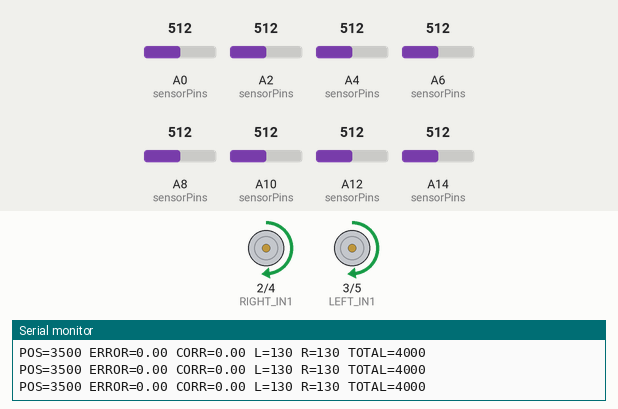
Recording of a sketch running on a simulated Arduino Mega 2560, built with avr-gcc and run on an emulated ATmega2560. Parts: motor-driver pin pairs drawn as motors (green arrow = first pin HIGH = forward, orange = second pin HIGH = backward, longer = more drive, scaled by the enable pin), the last lines printed to the serial monitor. The test bench sets the inputs (shaded band); at power-on: A0 (sensorPins) = 512, A2 (sensorPins) = 512, A14 (sensorPins) = 512, A8 (sensorPins) = 512, A6 (sensorPins) = 512, A4 (sensorPins) = 512, A10 (sensorPins) = 512, A12 (sensorPins) = 512.

Above: at 15.2 s.
15.3 s: A0 (sensorPins) set to 513
At 15.9 s:
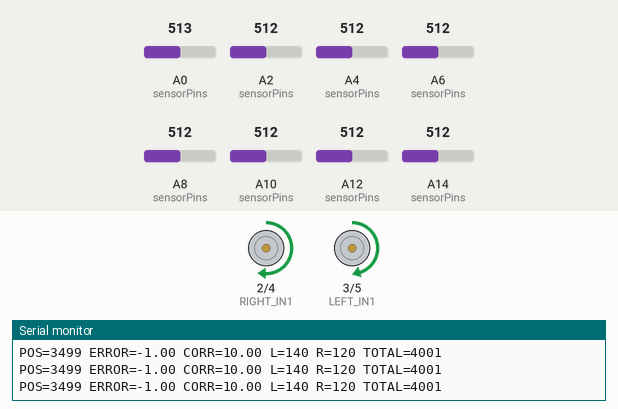
16.8 s: A2 (sensorPins) set to 716
At 18.0 s:
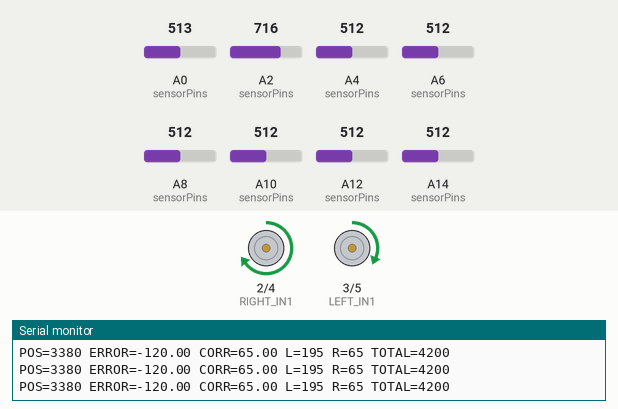
18.3 s: A14 (sensorPins) set to 638
19.8 s: A14 (sensorPins) set to 651
At 20.4 s:
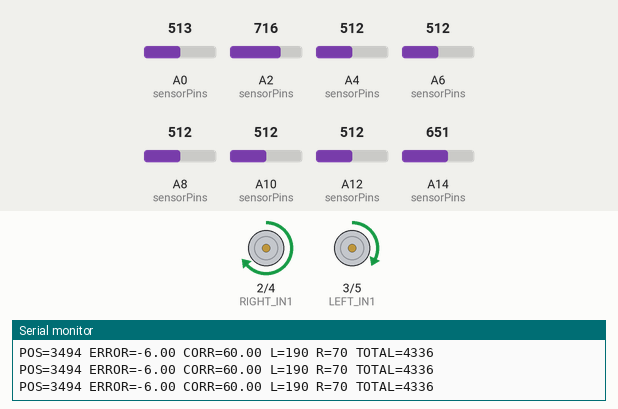
21.3 s: A8 (sensorPins) set to 716
At 22.5 s:
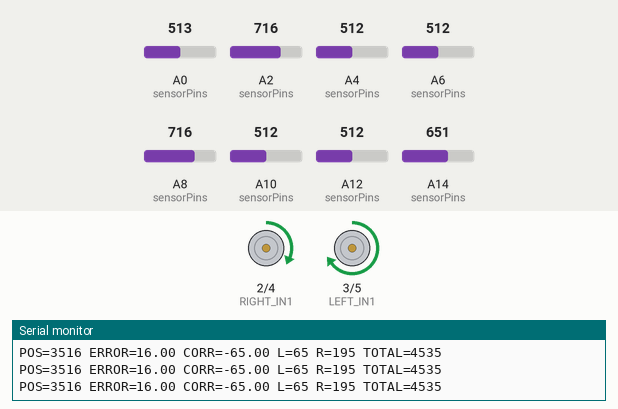
22.8 s: A6 (sensorPins) set to 586
24.3 s: A6 (sensorPins) set to 611
At 25.1 s:
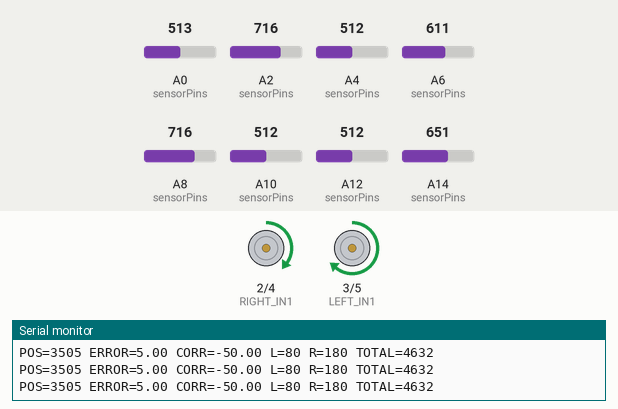
Timing chart, 0 to 26.8 s (numbered marks = the images above; inputs shaded):
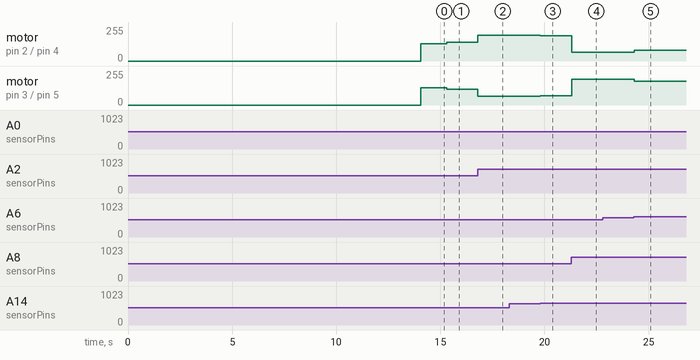

The sketch:

Robocup.ino
```cpp
#include <QTRSensors.h>

QTRSensors qtr;

const uint8_t SensorCount = 8;
uint16_t sensorValues[SensorCount];

// ============================================================
// QTR-8A
// ============================================================

const uint8_t sensorPins[SensorCount] = {
  A0, A2, A4, A6,
  A8, A10, A12, A14
};

// ============================================================
// L298N
// ============================================================

const uint8_t LEFT_IN1 = 3;
const uint8_t LEFT_IN2 = 5;
const uint8_t LEFT_PWM = 7;

const uint8_t RIGHT_IN1 = 2;
const uint8_t RIGHT_IN2 = 4;
const uint8_t RIGHT_PWM = 6;

// ============================================================
// LINE
// ============================================================

const int POSITION_CENTER = 3500;

// ============================================================
// SPEED
// ============================================================

const int BASE_SPEED = 130;
const int MIN_SPEED = 45;
const int MAX_SPEED = 200;

const int MAX_CORRECTION = 65;

// ============================================================
// PID
// ============================================================

float Kp = -10;
float Ki = 0.0;
float Kd = -0.015;

float previousError = 0;
float integral = 0;

const float INTEGRAL_LIMIT = 2000;

// ============================================================
// LINE LOST DETECTION
// ============================================================

// If all sensors are below this value,
// we consider the line lost.
const uint16_t LINE_THRESHOLD = 150;

// Remember which direction the line was last seen.
int lastDirection = 0;

// ============================================================
// MOTOR CONTROL
// ============================================================

void setMotor(int leftSpeed, int rightSpeed)
{
  // ----------------------------------------------------------
  // BOTH MOTORS ALWAYS FORWARD
  // ----------------------------------------------------------

  digitalWrite(LEFT_IN1, HIGH);
  digitalWrite(LEFT_IN2, LOW);

  digitalWrite(RIGHT_IN1, HIGH);
  digitalWrite(RIGHT_IN2, LOW);

  // ----------------------------------------------------------
  // SAFETY LIMITS
  // ----------------------------------------------------------

  leftSpeed = constrain(leftSpeed, MIN_SPEED, MAX_SPEED);
  rightSpeed = constrain(rightSpeed, MIN_SPEED, MAX_SPEED);

  analogWrite(LEFT_PWM, leftSpeed);
  analogWrite(RIGHT_PWM, rightSpeed);
}

// ============================================================
// SETUP
// ============================================================

void setup()
{
  Serial.begin(115200);

  // ----------------------------------------------------------
  // MOTOR PINS
  // ----------------------------------------------------------

  pinMode(LEFT_IN1, OUTPUT);
  pinMode(LEFT_IN2, OUTPUT);
  pinMode(LEFT_PWM, OUTPUT);

  pinMode(RIGHT_IN1, OUTPUT);
  pinMode(RIGHT_IN2, OUTPUT);
  pinMode(RIGHT_PWM, OUTPUT);

  analogWrite(LEFT_PWM, 0);
  analogWrite(RIGHT_PWM, 0);

  // ----------------------------------------------------------
  // QTR
  // ----------------------------------------------------------

  qtr.setTypeAnalog();
  qtr.setSensorPins(sensorPins, SensorCount);

  Serial.println();
  Serial.println("=================================");
  Serial.println("      QTR-8A LINE FOLLOWER");
  Serial.println("=================================");

  Serial.println("Move sensors across WHITE + BLACK.");
  Serial.println("Calibration begins in 2 seconds.");

  delay(2000);

  // ----------------------------------------------------------
  // CALIBRATION
  // ----------------------------------------------------------

  unsigned long startTime = millis();

  while (millis() - startTime < 10000)
  {
    qtr.calibrate();
    delay(20);
  }

  Serial.println("Calibration complete!");
  Serial.println("Starting in 2 seconds...");

  delay(2000);

  Serial.println("GO!");
}

// ============================================================
// LOOP
// ============================================================

void loop()
{
  // ==========================================================
  // READ SENSORS
  // ==========================================================

  uint16_t position = qtr.readLineBlack(sensorValues);

  // ==========================================================
  // CHECK WHETHER LINE EXISTS
  // ==========================================================

  uint32_t sensorTotal = 0;

  for (uint8_t i = 0; i < SensorCount; i++)
  {
    sensorTotal += sensorValues[i];
  }

  // ----------------------------------------------------------
  // LINE LOST
  // ----------------------------------------------------------

  if (sensorTotal < LINE_THRESHOLD * SensorCount)
  {
    // Slowly turn in the direction where the line
    // was last detected.

    if (lastDirection < 0)
    {
      // Last saw line on LEFT
      setMotor(110, 70);
    }
    else if (lastDirection > 0)
    {
      // Last saw line on RIGHT
      setMotor(70, 110);
    }
    else
    {
      // Don't know where it went
      setMotor(BASE_SPEED, BASE_SPEED);
    }

    return;
  }

  // ==========================================================
  // CALCULATE ERROR
  // ==========================================================

  float error = (float)position - POSITION_CENTER;

  // Remember direction
  if (error < -200)
  {
    lastDirection = -1;
  }
  else if (error > 200)
  {
    lastDirection = 1;
  }

  // ==========================================================
  // PID
  // ==========================================================

  integral += error;

  integral = constrain(
    integral,
    -INTEGRAL_LIMIT,
    INTEGRAL_LIMIT
  );

  float derivative = error - previousError;

  float correction =
      (Kp * error) +
      (Ki * integral) +
      (Kd * derivative);

  previousError = error;

  // ==========================================================
  // LIMIT CORRECTION
  // ==========================================================

  correction = constrain(
    correction,
    -MAX_CORRECTION,
    MAX_CORRECTION
  );

  // ==========================================================
  // MOTOR SPEEDS
  // ==========================================================

  int leftSpeed =
      BASE_SPEED + correction;

  int rightSpeed =
      BASE_SPEED - correction;

  // ==========================================================
  // FORWARD ONLY
  // ==========================================================

  leftSpeed = constrain(
    leftSpeed,
    MIN_SPEED,
    MAX_SPEED
  );

  rightSpeed = constrain(
    rightSpeed,
    MIN_SPEED,
    MAX_SPEED
  );

  // ==========================================================
  // DRIVE
  // ==========================================================

  setMotor(
    leftSpeed,
    rightSpeed
  );

  // ==========================================================
  // DEBUG
  // ==========================================================

  static unsigned long lastPrint = 0;

  if (millis() - lastPrint >= 150)
  {
    lastPrint = millis();

    Serial.print("POS=");
    Serial.print(position);

    Serial.print(" ERROR=");
    Serial.print(error);

    Serial.print(" CORR=");
    Serial.print(correction);

    Serial.print(" L=");
    Serial.print(leftSpeed);

    Serial.print(" R=");
    Serial.print(rightSpeed);

    Serial.print(" TOTAL=");
    Serial.println(sensorTotal);
  }
}
```

Measured:
- after the input at 15.3 s, motor on pin 2 (RIGHT_IN1) / pin 4 (RIGHT_IN2): forward 130/255 → forward 140/255 at once; motor on pin 3 (LEFT_IN1) / pin 5 (LEFT_IN2): forward 130/255 → forward 120/255 at once
- after the input at 16.8 s, motor on pin 2 (RIGHT_IN1) / pin 4 (RIGHT_IN2): forward 140/255 → forward 195/255 at once; motor on pin 3 (LEFT_IN1) / pin 5 (LEFT_IN2): forward 120/255 → forward 65/255 at once
- after the input at 19.8 s, motor on pin 2 (RIGHT_IN1) / pin 4 (RIGHT_IN2): forward 195/255 → forward 190/255 at once; motor on pin 3 (LEFT_IN1) / pin 5 (LEFT_IN2): forward 65/255 → forward 70/255 at once
- after the input at 21.3 s, motor on pin 2 (RIGHT_IN1) / pin 4 (RIGHT_IN2): forward 190/255 → forward 65/255 at once; motor on pin 3 (LEFT_IN1) / pin 5 (LEFT_IN2): forward 70/255 → forward 195/255 at once
- after the input at 24.3 s, motor on pin 2 (RIGHT_IN1) / pin 4 (RIGHT_IN2): forward 65/255 → forward 80/255 at once; motor on pin 3 (LEFT_IN1) / pin 5 (LEFT_IN2): forward 195/255 → forward 180/255 at once
